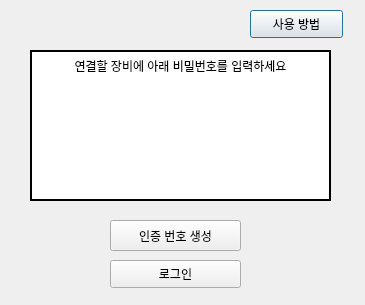
<?xml version="1.0" encoding="UTF-8"?>
<ui version="4.0">
 <class>Dialog</class>
 <widget class="QDialog" name="Dialog">
  <property name="enabled">
   <bool>true</bool>
  </property>
  <property name="geometry">
   <rect>
    <x>0</x>
    <y>0</y>
    <width>365</width>
    <height>305</height>
   </rect>
  </property>
  <property name="sizePolicy">
   <sizepolicy hsizetype="Fixed" vsizetype="Fixed">
    <horstretch>0</horstretch>
    <verstretch>0</verstretch>
   </sizepolicy>
  </property>
  <property name="windowTitle">
   <string>Dialog</string>
  </property>
  <widget class="QLabel" name="pw_label_2">
   <property name="geometry">
    <rect>
     <x>30</x>
     <y>50</y>
     <width>301</width>
     <height>151</height>
    </rect>
   </property>
   <property name="styleSheet">
    <string notr="true">font: 48pt &quot;HY견명조&quot;;
border-color: rgb(0, 0, 0);
background-color: rgb(255, 255, 255);</string>
   </property>
   <property name="frameShape">
    <enum>QFrame::Box</enum>
   </property>
   <property name="lineWidth">
    <number>2</number>
   </property>
   <property name="text">
    <string/>
   </property>
   <property name="alignment">
    <set>Qt::AlignBottom|Qt::AlignHCenter</set>
   </property>
  </widget>
  <widget class="QPushButton" name="how_to_btn">
   <property name="geometry">
    <rect>
     <x>250</x>
     <y>10</y>
     <width>93</width>
     <height>28</height>
    </rect>
   </property>
   <property name="text">
    <string>사용 방법</string>
   </property>
  </widget>
  <widget class="QPushButton" name="generate_num_btn">
   <property name="geometry">
    <rect>
     <x>110</x>
     <y>220</y>
     <width>131</width>
     <height>31</height>
    </rect>
   </property>
   <property name="text">
    <string>인증 번호 생성</string>
   </property>
  </widget>
  <widget class="QPushButton" name="pushButton_3">
   <property name="geometry">
    <rect>
     <x>110</x>
     <y>260</y>
     <width>131</width>
     <height>28</height>
    </rect>
   </property>
   <property name="text">
    <string>로그인</string>
   </property>
  </widget>
  <widget class="QLabel" name="status">
   <property name="geometry">
    <rect>
     <x>30</x>
     <y>50</y>
     <width>301</width>
     <height>31</height>
    </rect>
   </property>
   <property name="text">
    <string>연결할 장비에 아래 비밀번호를 입력하세요</string>
   </property>
   <property name="alignment">
    <set>Qt::AlignCenter</set>
   </property>
  </widget>
 </widget>
 <resources/>
 <connections>
  <connection>
   <sender>generate_num_btn</sender>
   <signal>clicked()</signal>
   <receiver>Dialog</receiver>
   <slot>generate_num()</slot>
   <hints>
    <hint type="sourcelabel">
     <x>128</x>
     <y>234</y>
    </hint>
    <hint type="destinationlabel">
     <x>116</x>
     <y>304</y>
    </hint>
   </hints>
  </connection>
 </connections>
 <slots>
  <signal>start()</signal>
  <slot>generate_num()</slot>
  <slot>login()</slot>
  <slot>how_to()</slot>
 </slots>
</ui>
